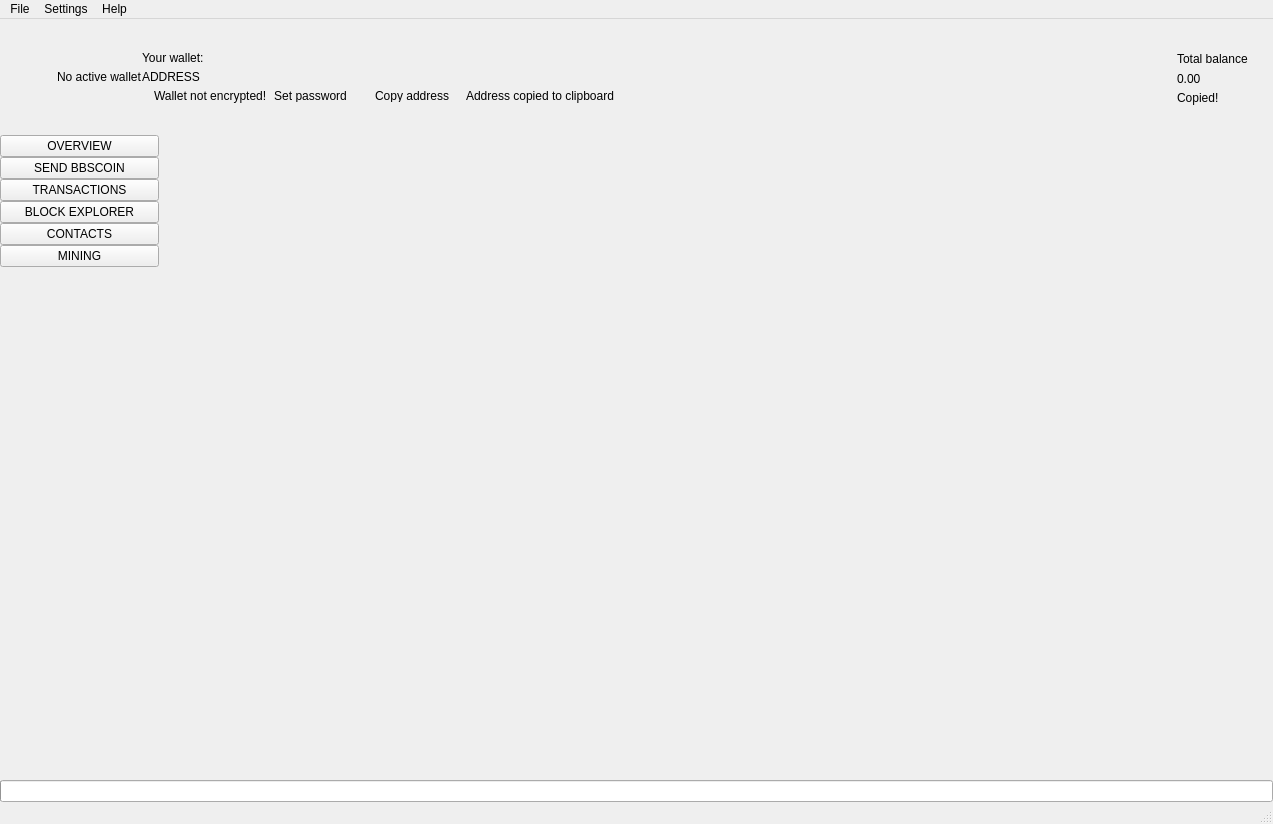
 <widget class="QMainWindow" name="MainWindow">
  <property name="geometry">
   <rect>
    <x>0</x>
    <y>0</y>
    <width>1273</width>
    <height>824</height>
   </rect>
  </property>
  <property name="sizePolicy">
   <sizepolicy hsizetype="Preferred" vsizetype="Preferred">
    <horstretch>0</horstretch>
    <verstretch>0</verstretch>
   </sizepolicy>
  </property>
  <property name="minimumSize">
   <size>
    <width>1260</width>
    <height>600</height>
   </size>
  </property>
  <property name="maximumSize">
   <size>
    <width>16777215</width>
    <height>16777215</height>
   </size>
  </property>
  <property name="windowTitle">
   <string>MainWindow</string>
  </property>
  <property name="windowIcon">
   <iconset>
    <normaloff>:/images/bbscoin</normaloff>:/images/bbscoin</iconset>
  </property>
  <widget class="QWidget" name="centralwidget">
   <layout class="QVBoxLayout" name="verticalLayout_2">
    <property name="spacing">
     <number>0</number>
    </property>
    <property name="leftMargin">
     <number>0</number>
    </property>
    <property name="topMargin">
     <number>0</number>
    </property>
    <property name="rightMargin">
     <number>0</number>
    </property>
    <property name="bottomMargin">
     <number>0</number>
    </property>
    <item>
     <widget class="QFrame" name="m_headerFrame">
      <property name="minimumSize">
       <size>
        <width>0</width>
        <height>116</height>
       </size>
      </property>
      <property name="maximumSize">
       <size>
        <width>16777215</width>
        <height>116</height>
       </size>
      </property>
      <property name="frameShape">
       <enum>QFrame::NoFrame</enum>
      </property>
      <property name="frameShadow">
       <enum>QFrame::Raised</enum>
      </property>
      <layout class="QHBoxLayout" name="horizontalLayout_3">
       <property name="spacing">
        <number>0</number>
       </property>
       <property name="leftMargin">
        <number>0</number>
       </property>
       <property name="topMargin">
        <number>0</number>
       </property>
       <property name="rightMargin">
        <number>25</number>
       </property>
       <property name="bottomMargin">
        <number>0</number>
       </property>
       <item>
        <spacer name="horizontalSpacer_2">
         <property name="orientation">
          <enum>Qt::Horizontal</enum>
         </property>
         <property name="sizeType">
          <enum>QSizePolicy::Fixed</enum>
         </property>
         <property name="sizeHint" stdset="0">
          <size>
           <width>30</width>
           <height>20</height>
          </size>
         </property>
        </spacer>
       </item>
       <item>
        <widget class="QLabel" name="m_logoLabel">
         <property name="text">
          <string/>
         </property>
        </widget>
       </item>
       <item>
        <spacer name="horizontalSpacer_5">
         <property name="orientation">
          <enum>Qt::Horizontal</enum>
         </property>
         <property name="sizeType">
          <enum>QSizePolicy::Fixed</enum>
         </property>
         <property name="sizeHint" stdset="0">
          <size>
           <width>20</width>
           <height>20</height>
          </size>
         </property>
        </spacer>
       </item>
       <item>
        <widget class="WalletGui::WalletSmallGrayTextLabel" name="m_noWalletLabel">
         <property name="text">
          <string>No active wallet</string>
         </property>
        </widget>
       </item>
       <item>
        <widget class="QFrame" name="m_walletFrame">
         <property name="frameShape">
          <enum>QFrame::NoFrame</enum>
         </property>
         <property name="frameShadow">
          <enum>QFrame::Raised</enum>
         </property>
         <layout class="QVBoxLayout" name="verticalLayout_3">
          <property name="spacing">
           <number>5</number>
          </property>
          <property name="leftMargin">
           <number>0</number>
          </property>
          <property name="topMargin">
           <number>0</number>
          </property>
          <property name="rightMargin">
           <number>0</number>
          </property>
          <property name="bottomMargin">
           <number>0</number>
          </property>
          <item>
           <spacer name="verticalSpacer_3">
            <property name="orientation">
             <enum>Qt::Vertical</enum>
            </property>
            <property name="sizeType">
             <enum>QSizePolicy::Minimum</enum>
            </property>
            <property name="sizeHint" stdset="0">
             <size>
              <width>20</width>
              <height>40</height>
             </size>
            </property>
           </spacer>
          </item>
          <item>
           <widget class="WalletGui::WalletSmallGrayTextLabel" name="m_walletLabel">
            <property name="text">
             <string>Your wallet:</string>
            </property>
            <property name="indent">
             <number>0</number>
            </property>
           </widget>
          </item>
          <item>
           <widget class="QLabel" name="m_addressLabel">
            <property name="sizePolicy">
             <sizepolicy hsizetype="Preferred" vsizetype="Preferred">
              <horstretch>0</horstretch>
              <verstretch>0</verstretch>
             </sizepolicy>
            </property>
            <property name="cursor">
             <cursorShape>PointingHandCursor</cursorShape>
            </property>
            <property name="toolTip">
             <string>Click to copy</string>
            </property>
            <property name="text">
             <string>ADDRESS</string>
            </property>
            <property name="indent">
             <number>0</number>
            </property>
           </widget>
          </item>
          <item>
           <layout class="QHBoxLayout" name="horizontalLayout_2">
            <property name="spacing">
             <number>0</number>
            </property>
            <item alignment="Qt::AlignTop">
             <widget class="QFrame" name="m_notEncryptedFrame">
              <property name="frameShape">
               <enum>QFrame::NoFrame</enum>
              </property>
              <property name="frameShadow">
               <enum>QFrame::Raised</enum>
              </property>
              <layout class="QHBoxLayout" name="horizontalLayout_4">
               <property name="spacing">
                <number>0</number>
               </property>
               <property name="leftMargin">
                <number>0</number>
               </property>
               <property name="topMargin">
                <number>0</number>
               </property>
               <property name="rightMargin">
                <number>0</number>
               </property>
               <property name="bottomMargin">
                <number>0</number>
               </property>
               <item alignment="Qt::AlignVCenter">
                <widget class="QLabel" name="m_notEncryptedIconLabel">
                 <property name="text">
                  <string/>
                 </property>
                 <property name="pixmap">
                  <pixmap resource="../../resources.qrc">:/icons/lock_open_gray</pixmap>
                 </property>
                 <property name="alignment">
                  <set>Qt::AlignLeading|Qt::AlignLeft|Qt::AlignVCenter</set>
                 </property>
                </widget>
               </item>
               <item>
                <spacer name="horizontalSpacer_11">
                 <property name="orientation">
                  <enum>Qt::Horizontal</enum>
                 </property>
                 <property name="sizeType">
                  <enum>QSizePolicy::Fixed</enum>
                 </property>
                 <property name="sizeHint" stdset="0">
                  <size>
                   <width>5</width>
                   <height>3</height>
                  </size>
                 </property>
                </spacer>
               </item>
               <item alignment="Qt::AlignVCenter">
                <widget class="WalletGui::WalletTinyGrayTextLabel" name="m_notEncryptedTextLabel">
                 <property name="text">
                  <string>Wallet not encrypted!</string>
                 </property>
                 <property name="alignment">
                  <set>Qt::AlignLeading|Qt::AlignLeft|Qt::AlignVCenter</set>
                 </property>
                </widget>
               </item>
               <item>
                <spacer name="horizontalSpacer_9">
                 <property name="orientation">
                  <enum>Qt::Horizontal</enum>
                 </property>
                 <property name="sizeType">
                  <enum>QSizePolicy::Fixed</enum>
                 </property>
                 <property name="sizeHint" stdset="0">
                  <size>
                   <width>3</width>
                   <height>3</height>
                  </size>
                 </property>
                </spacer>
               </item>
               <item alignment="Qt::AlignVCenter">
                <widget class="WalletGui::WalletTinyLinkLikeButton" name="m_encryptButton">
                 <property name="sizePolicy">
                  <sizepolicy hsizetype="Minimum" vsizetype="Minimum">
                   <horstretch>0</horstretch>
                   <verstretch>0</verstretch>
                  </sizepolicy>
                 </property>
                 <property name="minimumSize">
                  <size>
                   <width>0</width>
                   <height>3</height>
                  </size>
                 </property>
                 <property name="cursor">
                  <cursorShape>PointingHandCursor</cursorShape>
                 </property>
                 <property name="text">
                  <string>Set password</string>
                 </property>
                 <property name="flat">
                  <bool>true</bool>
                 </property>
                </widget>
               </item>
               <item>
                <spacer name="horizontalSpacer_10">
                 <property name="orientation">
                  <enum>Qt::Horizontal</enum>
                 </property>
                 <property name="sizeType">
                  <enum>QSizePolicy::Fixed</enum>
                 </property>
                 <property name="sizeHint" stdset="0">
                  <size>
                   <width>20</width>
                   <height>3</height>
                  </size>
                 </property>
                </spacer>
               </item>
              </layout>
             </widget>
            </item>
            <item alignment="Qt::AlignVCenter">
             <widget class="WalletGui::WalletTinyLinkLikeButton" name="m_copyAddressButton">
              <property name="sizePolicy">
               <sizepolicy hsizetype="Minimum" vsizetype="Minimum">
                <horstretch>0</horstretch>
                <verstretch>0</verstretch>
               </sizepolicy>
              </property>
              <property name="minimumSize">
               <size>
                <width>0</width>
                <height>3</height>
               </size>
              </property>
              <property name="cursor">
               <cursorShape>PointingHandCursor</cursorShape>
              </property>
              <property name="focusPolicy">
               <enum>Qt::NoFocus</enum>
              </property>
              <property name="autoFillBackground">
               <bool>true</bool>
              </property>
              <property name="text">
               <string>Copy address</string>
              </property>
              <property name="flat">
               <bool>true</bool>
              </property>
             </widget>
            </item>
            <item>
             <spacer name="horizontalSpacer_7">
              <property name="orientation">
               <enum>Qt::Horizontal</enum>
              </property>
              <property name="sizeType">
               <enum>QSizePolicy::Fixed</enum>
              </property>
              <property name="sizeHint" stdset="0">
               <size>
                <width>13</width>
                <height>3</height>
               </size>
              </property>
             </spacer>
            </item>
            <item alignment="Qt::AlignVCenter">
             <widget class="WalletGui::CopyMagicLabel" name="m_copyAddressLabel">
              <property name="text">
               <string>Address copied to clipboard</string>
              </property>
              <property name="alignment">
               <set>Qt::AlignLeading|Qt::AlignLeft|Qt::AlignVCenter</set>
              </property>
             </widget>
            </item>
            <item>
             <spacer name="horizontalSpacer">
              <property name="orientation">
               <enum>Qt::Horizontal</enum>
              </property>
              <property name="sizeHint" stdset="0">
               <size>
                <width>40</width>
                <height>3</height>
               </size>
              </property>
             </spacer>
            </item>
           </layout>
          </item>
          <item>
           <spacer name="verticalSpacer_2">
            <property name="orientation">
             <enum>Qt::Vertical</enum>
            </property>
            <property name="sizeType">
             <enum>QSizePolicy::Minimum</enum>
            </property>
            <property name="sizeHint" stdset="0">
             <size>
              <width>20</width>
              <height>40</height>
             </size>
            </property>
           </spacer>
          </item>
         </layout>
        </widget>
       </item>
       <item>
        <spacer name="horizontalSpacer_3">
         <property name="orientation">
          <enum>Qt::Horizontal</enum>
         </property>
         <property name="sizeType">
          <enum>QSizePolicy::Expanding</enum>
         </property>
         <property name="sizeHint" stdset="0">
          <size>
           <width>34</width>
           <height>20</height>
          </size>
         </property>
        </spacer>
       </item>
       <item>
        <spacer name="horizontalSpacer_8">
         <property name="orientation">
          <enum>Qt::Horizontal</enum>
         </property>
         <property name="sizeType">
          <enum>QSizePolicy::Fixed</enum>
         </property>
         <property name="sizeHint" stdset="0">
          <size>
           <width>34</width>
           <height>20</height>
          </size>
         </property>
        </spacer>
       </item>
       <item alignment="Qt::AlignRight|Qt::AlignVCenter">
        <widget class="QFrame" name="m_balanceFrame">
         <layout class="QGridLayout" name="gridLayout">
          <property name="leftMargin">
           <number>0</number>
          </property>
          <property name="topMargin">
           <number>30</number>
          </property>
          <property name="rightMargin">
           <number>0</number>
          </property>
          <property name="bottomMargin">
           <number>0</number>
          </property>
          <property name="verticalSpacing">
           <number>3</number>
          </property>
          <item row="0" column="2">
           <layout class="QVBoxLayout" name="verticalLayout_4">
            <item>
             <widget class="QLabel" name="m_balanceTextLabel">
              <property name="text">
               <string>Total balance</string>
              </property>
             </widget>
            </item>
            <item>
             <widget class="QLabel" name="m_balanceLabel">
              <property name="cursor">
               <cursorShape>PointingHandCursor</cursorShape>
              </property>
              <property name="toolTip">
               <string>Click to copy</string>
              </property>
              <property name="text">
               <string>0.00</string>
              </property>
             </widget>
            </item>
           </layout>
          </item>
          <item row="1" column="2">
           <widget class="WalletGui::CopyMagicLabel" name="m_balanceCopyLabel">
            <property name="text">
             <string>Copied!</string>
            </property>
           </widget>
          </item>
          <item row="0" column="1">
           <spacer name="horizontalSpacer_6">
            <property name="orientation">
             <enum>Qt::Horizontal</enum>
            </property>
            <property name="sizeType">
             <enum>QSizePolicy::Fixed</enum>
            </property>
            <property name="sizeHint" stdset="0">
             <size>
              <width>2</width>
              <height>39</height>
             </size>
            </property>
           </spacer>
          </item>
          <item row="2" column="2">
           <spacer name="verticalSpacer_5">
            <property name="orientation">
             <enum>Qt::Vertical</enum>
            </property>
            <property name="sizeType">
             <enum>QSizePolicy::Expanding</enum>
            </property>
            <property name="sizeHint" stdset="0">
             <size>
              <width>20</width>
              <height>50</height>
             </size>
            </property>
           </spacer>
          </item>
          <item row="0" column="0">
           <widget class="QLabel" name="m_balanceIconLabel">
            <property name="text">
             <string/>
            </property>
            <property name="pixmap">
             <pixmap resource="../../resources.qrc">:/icons/total_balance</pixmap>
            </property>
           </widget>
          </item>
         </layout>
        </widget>
       </item>
      </layout>
     </widget>
    </item>
    <item>
     <layout class="QHBoxLayout" name="horizontalLayout" stretch="0,0,0,0,0,0,0,0">
      <property name="spacing">
       <number>0</number>
      </property>
      <item>
       <widget class="QFrame" name="m_toolFrame">
        <property name="frameShape">
         <enum>QFrame::NoFrame</enum>
        </property>
        <property name="frameShadow">
         <enum>QFrame::Plain</enum>
        </property>
        <property name="lineWidth">
         <number>0</number>
        </property>
        <layout class="QVBoxLayout" name="verticalLayout">
         <property name="spacing">
          <number>0</number>
         </property>
         <property name="leftMargin">
          <number>0</number>
         </property>
         <property name="topMargin">
          <number>0</number>
         </property>
         <property name="rightMargin">
          <number>0</number>
         </property>
         <property name="bottomMargin">
          <number>0</number>
         </property>
         <item>
          <widget class="QPushButton" name="m_overviewButton">
           <property name="sizePolicy">
            <sizepolicy hsizetype="Minimum" vsizetype="Fixed">
             <horstretch>0</horstretch>
             <verstretch>0</verstretch>
            </sizepolicy>
           </property>
           <property name="focusPolicy">
            <enum>Qt::NoFocus</enum>
           </property>
           <property name="text">
            <string>OVERVIEW</string>
           </property>
           <property name="checkable">
            <bool>true</bool>
           </property>
           <attribute name="buttonGroup">
            <string notr="true">m_toolButtonGroup</string>
           </attribute>
          </widget>
         </item>
         <item>
          <widget class="QPushButton" name="m_sendButton">
           <property name="sizePolicy">
            <sizepolicy hsizetype="Minimum" vsizetype="Fixed">
             <horstretch>0</horstretch>
             <verstretch>0</verstretch>
            </sizepolicy>
           </property>
           <property name="focusPolicy">
            <enum>Qt::NoFocus</enum>
           </property>
           <property name="text">
            <string>SEND BBSCOIN</string>
           </property>
           <property name="checkable">
            <bool>true</bool>
           </property>
           <attribute name="buttonGroup">
            <string notr="true">m_toolButtonGroup</string>
           </attribute>
          </widget>
         </item>
         <item>
          <widget class="QPushButton" name="m_transactionsButton">
           <property name="sizePolicy">
            <sizepolicy hsizetype="Minimum" vsizetype="Fixed">
             <horstretch>0</horstretch>
             <verstretch>0</verstretch>
            </sizepolicy>
           </property>
           <property name="focusPolicy">
            <enum>Qt::NoFocus</enum>
           </property>
           <property name="text">
            <string>TRANSACTIONS</string>
           </property>
           <property name="checkable">
            <bool>true</bool>
           </property>
           <attribute name="buttonGroup">
            <string notr="true">m_toolButtonGroup</string>
           </attribute>
          </widget>
         </item>
         <item>
          <widget class="QPushButton" name="m_blockExplorerButton">
           <property name="focusPolicy">
            <enum>Qt::NoFocus</enum>
           </property>
           <property name="text">
            <string>BLOCK EXPLORER</string>
           </property>
           <property name="checkable">
            <bool>true</bool>
           </property>
           <attribute name="buttonGroup">
            <string notr="true">m_toolButtonGroup</string>
           </attribute>
          </widget>
         </item>
         <item>
          <widget class="QPushButton" name="m_addressBookButton">
           <property name="sizePolicy">
            <sizepolicy hsizetype="Minimum" vsizetype="Fixed">
             <horstretch>0</horstretch>
             <verstretch>0</verstretch>
            </sizepolicy>
           </property>
           <property name="focusPolicy">
            <enum>Qt::NoFocus</enum>
           </property>
           <property name="text">
            <string>CONTACTS</string>
           </property>
           <property name="checkable">
            <bool>true</bool>
           </property>
           <attribute name="buttonGroup">
            <string notr="true">m_toolButtonGroup</string>
           </attribute>
          </widget>
         </item>
         <item>
          <widget class="QPushButton" name="m_miningButton">
           <property name="enabled">
            <bool>true</bool>
           </property>
           <property name="focusPolicy">
            <enum>Qt::NoFocus</enum>
           </property>
           <property name="text">
            <string>MINING</string>
           </property>
           <property name="checkable">
            <bool>true</bool>
           </property>
           <attribute name="buttonGroup">
            <string notr="true">m_toolButtonGroup</string>
           </attribute>
          </widget>
         </item>
         <item>
          <spacer name="verticalSpacer">
           <property name="orientation">
            <enum>Qt::Vertical</enum>
           </property>
           <property name="sizeHint" stdset="0">
            <size>
             <width>20</width>
             <height>40</height>
            </size>
           </property>
          </spacer>
         </item>
        </layout>
       </widget>
      </item>
      <item>
       <widget class="WalletGui::OverviewFrame" name="m_overviewFrame">
        <property name="frameShape">
         <enum>QFrame::NoFrame</enum>
        </property>
        <property name="frameShadow">
         <enum>QFrame::Raised</enum>
        </property>
       </widget>
      </item>
      <item>
       <widget class="WalletGui::SendFrame" name="m_sendFrame">
        <property name="frameShape">
         <enum>QFrame::NoFrame</enum>
        </property>
        <property name="frameShadow">
         <enum>QFrame::Raised</enum>
        </property>
       </widget>
      </item>
      <item>
       <widget class="WalletGui::TransactionsFrame" name="m_transactionsFrame">
        <property name="frameShape">
         <enum>QFrame::NoFrame</enum>
        </property>
        <property name="frameShadow">
         <enum>QFrame::Raised</enum>
        </property>
       </widget>
      </item>
      <item>
       <widget class="WalletGui::AddressBookFrame" name="m_addressBookFrame">
        <property name="frameShape">
         <enum>QFrame::NoFrame</enum>
        </property>
        <property name="frameShadow">
         <enum>QFrame::Raised</enum>
        </property>
       </widget>
      </item>
      <item>
       <widget class="WalletGui::NoWalletFrame" name="m_noWalletFrame">
        <property name="frameShape">
         <enum>QFrame::NoFrame</enum>
        </property>
        <property name="frameShadow">
         <enum>QFrame::Raised</enum>
        </property>
       </widget>
      </item>
      <item>
       <widget class="WalletGui::BlockExplorerFrame" name="m_blockExplorerFrame">
        <property name="frameShape">
         <enum>QFrame::NoFrame</enum>
        </property>
        <property name="frameShadow">
         <enum>QFrame::Raised</enum>
        </property>
       </widget>
      </item>
      <item>
       <widget class="WalletGui::MiningFrame" name="m_miningFrame">
        <property name="frameShape">
         <enum>QFrame::NoFrame</enum>
        </property>
        <property name="frameShadow">
         <enum>QFrame::Raised</enum>
        </property>
       </widget>
      </item>
     </layout>
    </item>
    <item>
     <widget class="QProgressBar" name="m_syncProgress">
      <property name="maximum">
       <number>100</number>
      </property>
      <property name="value">
       <number>0</number>
      </property>
      <property name="textVisible">
       <bool>false</bool>
      </property>
     </widget>
    </item>
   </layout>
  </widget>
  <widget class="QMenuBar" name="menubar">
   <property name="geometry">
    <rect>
     <x>0</x>
     <y>0</y>
     <width>1273</width>
     <height>21</height>
    </rect>
   </property>
   <widget class="QMenu" name="menuFile">
    <property name="title">
     <string>File</string>
    </property>
    <addaction name="m_createWalletAction"/>
    <addaction name="m_openWalletAction"/>
    <addaction name="m_recentWalletsAction"/>
    <addaction name="m_backupWalletAction"/>
    <addaction name="m_saveKeysAction"/>
    <addaction name="m_resetAction"/>
    <addaction name="m_importKeyAction"/>
    <addaction name="m_exportKeyAction"/>
    <addaction name="m_exportTrackingKeyAction"/>
    <addaction name="m_exitAction"/>
   </widget>
   <widget class="QMenu" name="menuSettings">
    <property name="title">
     <string>Settings</string>
    </property>
    <widget class="QMenu" name="menuThemes">
     <property name="title">
      <string>Themes</string>
     </property>
    </widget>
    <addaction name="m_encryptWalletAction"/>
    <addaction name="m_changePasswordAction"/>
    <addaction name="separator"/>
    <addaction name="m_autostartAction"/>
    <addaction name="m_minimizeToTrayAction"/>
    <addaction name="m_closeToTrayAction"/>
    <addaction name="separator"/>
    <addaction name="m_preferencesAction"/>
    <addaction name="menuThemes"/>
   </widget>
   <widget class="QMenu" name="menuHelp">
    <property name="title">
     <string>Help</string>
    </property>
    <addaction name="m_communityForumAction"/>
    <addaction name="m_reportIssueAction"/>
    <addaction name="m_aboutBBSCoinAction"/>
    <addaction name="m_aboutQtAction"/>
   </widget>
   <addaction name="menuFile"/>
   <addaction name="menuSettings"/>
   <addaction name="menuHelp"/>
  </widget>
  <widget class="WalletGui::WalletStatusBar" name="statusBar"/>
  <action name="m_exitAction">
   <property name="checkable">
    <bool>false</bool>
   </property>
   <property name="enabled">
    <bool>true</bool>
   </property>
   <property name="text">
    <string>Exit</string>
   </property>
   <property name="shortcut">
    <string>Ctrl+Q</string>
   </property>
  </action>
  <action name="m_createWalletAction">
   <property name="enabled">
    <bool>true</bool>
   </property>
   <property name="text">
    <string>Create wallet</string>
   </property>
  </action>
  <action name="m_openWalletAction">
   <property name="enabled">
    <bool>true</bool>
   </property>
   <property name="text">
    <string>Open wallet</string>
   </property>
  </action>
  <action name="m_encryptWalletAction">
   <property name="enabled">
    <bool>true</bool>
   </property>
   <property name="text">
    <string>Encrypt wallet</string>
   </property>
  </action>
  <action name="m_changePasswordAction">
   <property name="enabled">
    <bool>true</bool>
   </property>
   <property name="text">
    <string>Change password</string>
   </property>
   <property name="toolTip">
    <string>Change password</string>
   </property>
  </action>
  <action name="m_aboutBBSCoinAction">
   <property name="enabled">
    <bool>true</bool>
   </property>
   <property name="text">
    <string>About BBSCoin</string>
   </property>
  </action>
  <action name="m_aboutQtAction">
   <property name="enabled">
    <bool>true</bool>
   </property>
   <property name="text">
    <string>About Qt</string>
   </property>
  </action>
  <action name="m_backupWalletAction">
   <property name="enabled">
    <bool>true</bool>
   </property>
   <property name="text">
    <string>Backup wallet</string>
   </property>
  </action>
  <action name="m_autostartAction">
   <property name="checkable">
    <bool>true</bool>
   </property>
   <property name="text">
    <string>Start on system login</string>
   </property>
  </action>
  <action name="m_minimizeToTrayAction">
   <property name="checkable">
    <bool>true</bool>
   </property>
   <property name="text">
    <string>Minimize to tray</string>
   </property>
  </action>
  <action name="m_closeToTrayAction">
   <property name="checkable">
    <bool>true</bool>
   </property>
   <property name="text">
    <string>Close to tray</string>
   </property>
  </action>
  <action name="m_preferencesAction">
   <property name="text">
    <string>Preferences</string>
   </property>
  </action>
  <action name="m_recentWalletsAction">
   <property name="text">
    <string>Recent wallets</string>
   </property>
  </action>
  <action name="m_exportTrackingKeyAction">
   <property name="text">
    <string>Export tracking key</string>
   </property>
   <property name="toolTip">
    <string>Export tracking key</string>
   </property>
  </action>
  <action name="m_importKeyAction">
   <property name="text">
    <string>Import key</string>
   </property>
   <property name="toolTip">
    <string>Import key</string>
   </property>
  </action>
  <action name="m_communityForumAction">
   <property name="text">
    <string>Community forum</string>
   </property>
  </action>
  <action name="m_reportIssueAction">
   <property name="text">
    <string>Report an issue</string>
   </property>
  </action>
  <action name="m_resetAction">
   <property name="text">
    <string>Reset wallet</string>
   </property>
  </action>
  <action name="m_saveKeysAction">
   <property name="text">
    <string>Save wallet keys</string>
   </property>
  </action>
  <action name="m_exportKeyAction">
   <property name="text">
    <string>Export key</string>
   </property>
   <property name="toolTip">
    <string>Export key</string>
   </property>
  </action>
 </widget>
